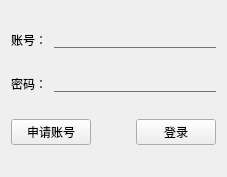
<?xml version="1.0" encoding="UTF-8"?>
<ui version="4.0">
 <class>Login</class>
 <widget class="QFrame" name="Login">
  <property name="geometry">
   <rect>
    <x>0</x>
    <y>0</y>
    <width>227</width>
    <height>177</height>
   </rect>
  </property>
  <property name="windowTitle">
   <string>Form</string>
  </property>
  <property name="styleSheet">
   <string notr="true">QLineEdit{
background:transparent;
border:none;
color:#717072;
border-bottom:1px solid #717072;
}</string>
  </property>
  <layout class="QGridLayout" name="gridLayout">
   <item row="0" column="0">
    <widget class="QLabel" name="label">
     <property name="text">
      <string>账号：</string>
     </property>
    </widget>
   </item>
   <item row="0" column="1" colspan="3">
    <widget class="QLineEdit" name="username"/>
   </item>
   <item row="1" column="0">
    <widget class="QLabel" name="label_2">
     <property name="text">
      <string>密码：</string>
     </property>
    </widget>
   </item>
   <item row="1" column="1" colspan="3">
    <widget class="QLineEdit" name="passwd">
     <property name="echoMode">
      <enum>QLineEdit::Password</enum>
     </property>
    </widget>
   </item>
   <item row="2" column="0" colspan="2">
    <widget class="QPushButton" name="go_register">
     <property name="text">
      <string>申请账号</string>
     </property>
    </widget>
   </item>
   <item row="2" column="2">
    <spacer name="horizontalSpacer">
     <property name="orientation">
      <enum>Qt::Horizontal</enum>
     </property>
     <property name="sizeHint" stdset="0">
      <size>
       <width>44</width>
       <height>20</height>
      </size>
     </property>
    </spacer>
   </item>
   <item row="2" column="3">
    <widget class="QPushButton" name="login">
     <property name="text">
      <string>登录</string>
     </property>
    </widget>
   </item>
  </layout>
 </widget>
 <resources/>
 <connections/>
</ui>
